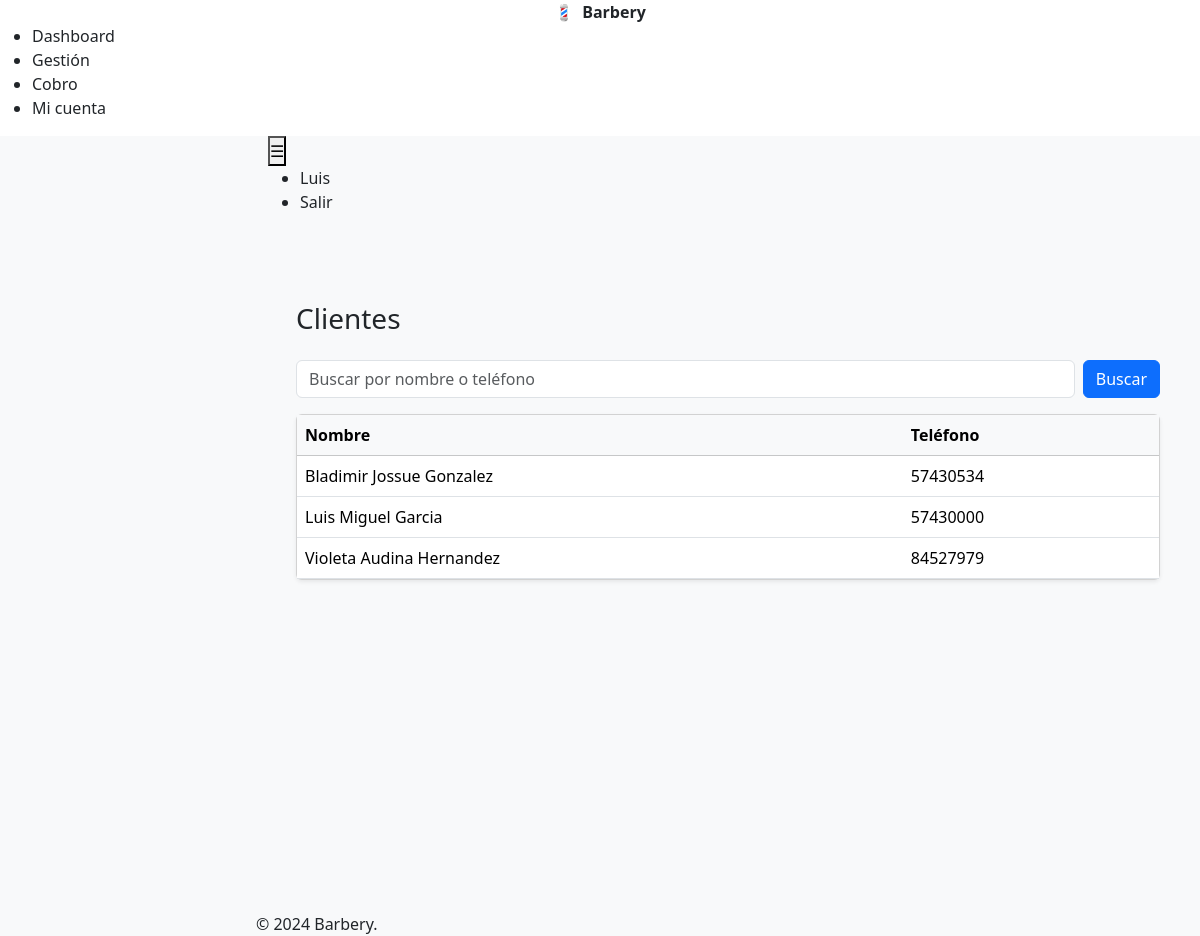
Page /clientes/ (signed in) on the committed database.
### users/models.py (models this page shows, shortened)
class User(AbstractUser):
    ROL_CHOICES = [
        ('ADMIN', 'Admin'),
        ('CAJERO', 'Cajero'),
        ('BARBERO', 'Barbero'),
        ('ESTILISTA', 'Estilista'),
    ]
    pass
    nombre = models.CharField(max_length=150, blank=True)
    apellido = models.CharField(max_length=150, blank=True)
    telefono = models.CharField(max_length=30, blank=True)
    identidad = models.CharField(max_length=100, blank=True)
    direccion = models.TextField(blank=True)
    rol = models.CharField(max_length=20, choices=ROL_CHOICES, default='CAJERO')

### clientes/models.py (models this page shows, shortened)
class Cliente(models.Model):
    nombre = models.CharField(max_length=200)
    telefono = models.CharField(
        max_length=20,
        unique=True
    )

### clientes/views.py (the view)
# urls.py: path('', views.list_clientes, name='clientes_list'),
@login_required
def list_clientes(request):
    q = request.GET.get('q', '').strip()
    clientes = Cliente.objects.all()
    if q:
        clientes = clientes.filter(Q(nombre__icontains=q) | Q(telefono__icontains=q))
    paginator = Paginator(clientes, 10)  # 10 clientes por página
    page_number = request.GET.get('page')
    page_obj = paginator.get_page(page_number)
    return render(request, 'clientes/list.html', {'clientes': page_obj, 'page_obj': page_obj})

### templates/clientes/list.html (shortened to what this page needs)
{% extends 'base.html' %}
{% block content %}
<div class="container py-4">
  <h3 class="mb-4">Clientes</h3>
  <form method="get" class="mb-3 d-flex">
    <input type="text" name="q" placeholder="Buscar por nombre o teléfono"
           class="form-control me-2" value="{{ request.GET.q }}">
    <button class="btn btn-primary">Buscar</button>
  </form>
  <div class="card shadow-sm">
    <div class="table-responsive">
      <table class="table table-hover mb-0">
        <thead class="table-light">
          <tr>
            <th>Nombre</th>
            <th>Teléfono</th>
          </tr>
        </thead>
        <tbody>
          {% for c in clientes %}
          <tr>
            <td>{{ c.nombre }}</td>
            <td>{{ c.telefono }}</td>
          </tr>
          {% empty %}
          <tr>
            <td colspan="2" class="text-center">No hay clientes</td>
          </tr>
          {% endfor %}
        </tbody>
      </table>
    </div>
  </div>
</div>
{% endblock %}

### templates/includes/navbar.html
<header class="header mb-4">
  <div class="container-fluid">
    <button class="header-toggler px-md-0" type="button"
      onclick="coreui.Sidebar.getInstance(document.getElementById('sidebar')).toggle()">
      ☰
    </button>
    <ul class="header-nav ms-auto">
      <li class="nav-item">
        <span class="nav-link">{{ request.user.username }}</span>
      </li>
      <li class="nav-item">
        <a class="nav-link" href="{% url 'login' %}">Salir</a>
      </li>
    </ul>
  </div>
</header>

### rows in the picture
User: user.username "Luis"
Cliente: nombre "Bladimir Jossue Gonzalez", telefono "57430534"
Cliente: nombre "Luis Miguel Garcia", telefono "57430000"
Cliente: nombre "Violeta Audina Hernandez", telefono "84527979"
